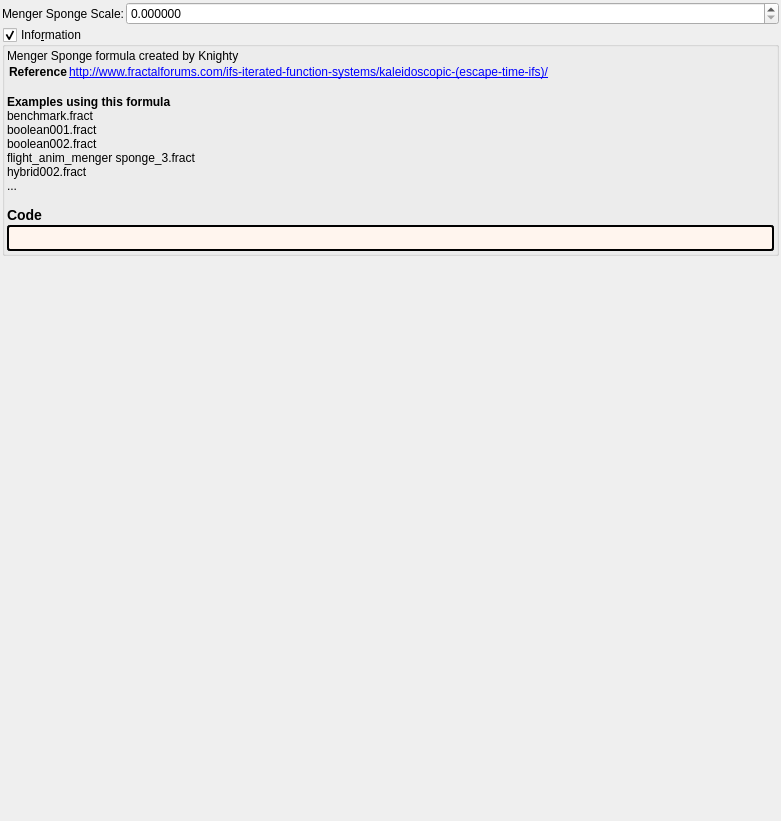
<?xml version="1.0" encoding="UTF-8"?>
<ui version="4.0">
 <class>menger_sponge</class>
 <widget class="QWidget" name="Form">
  <property name="geometry">
   <rect>
    <x>0</x>
    <y>0</y>
    <width>781</width>
    <height>821</height>
   </rect>
  </property>
  <property name="windowTitle">
   <string notr="true">menger_sponge</string>
  </property>
  <layout class="QVBoxLayout" name="verticalLayout">
   <property name="spacing">
    <number>2</number>
   </property>
   <property name="leftMargin">
    <number>2</number>
   </property>
   <property name="topMargin">
    <number>2</number>
   </property>
   <property name="rightMargin">
    <number>2</number>
   </property>
   <property name="bottomMargin">
    <number>2</number>
   </property>
   <item>
    <layout class="QGridLayout" name="gridLayout_63" columnstretch="0,0,1">
     <property name="spacing">
      <number>2</number>
     </property>
     <item row="2" column="2">
      <widget class="MyDoubleSpinBox" name="spinbox_transf_scale_3">
       <property name="sizePolicy">
        <sizepolicy hsizetype="Minimum" vsizetype="Maximum">
         <horstretch>0</horstretch>
         <verstretch>0</verstretch>
        </sizepolicy>
       </property>
       <property name="prefix">
        <string/>
       </property>
       <property name="suffix">
        <string/>
       </property>
       <property name="decimals">
        <number>6</number>
       </property>
       <property name="minimum">
        <double>0.000000000000000</double>
       </property>
       <property name="maximum">
        <double>99.989999999999995</double>
       </property>
       <property name="singleStep">
        <double>0.100000000000000</double>
       </property>
      </widget>
     </item>
     <item row="2" column="1">
      <widget class="QLabel" name="label_64">
       <property name="text">
        <string>Menger Sponge Scale:</string>
       </property>
      </widget>
     </item>
    </layout>
   </item>
   <item>
    <widget class="MyGroupBox" name="groupCheck_info">
     <property name="title">
      <string>Info&amp;rmation</string>
     </property>
     <property name="flat">
      <bool>false</bool>
     </property>
     <property name="checkable">
      <bool>true</bool>
     </property>
     <layout class="QVBoxLayout" name="verticalLayout_2">
      <property name="spacing">
       <number>2</number>
      </property>
      <property name="leftMargin">
       <number>2</number>
      </property>
      <property name="topMargin">
       <number>2</number>
      </property>
      <property name="rightMargin">
       <number>2</number>
      </property>
      <property name="bottomMargin">
       <number>2</number>
      </property>
      <item>
       <widget class="QLabel" name="label_information_general">
        <property name="text">
         <string notr="true">&lt;p&gt;Menger Sponge formula created by Knighty&lt;/p&gt;&lt;table&gt;
&lt;tr&gt;&lt;th&gt;Reference&lt;/th&gt;&lt;td&gt;&lt;a href=&quot;http://www.fractalforums.com/ifs-iterated-function-systems/kaleidoscopic-(escape-time-ifs)/&quot;&gt;http://www.fractalforums.com/ifs-iterated-function-systems/kaleidoscopic-(escape-time-ifs)/&lt;br&gt;
&lt;/td&gt;&lt;/tr&gt;
&lt;/table&gt;
&lt;br&gt;&lt;b&gt;Examples using this formula&lt;/b&gt;&lt;br&gt;benchmark.fract&lt;br&gt;boolean001.fract&lt;br&gt;boolean002.fract&lt;br&gt;flight_anim_menger sponge_3.fract&lt;br&gt;hybrid002.fract&lt;br&gt;...&lt;h3&gt;Code&lt;/h3&gt;</string>
        </property>
        <property name="wordWrap">
         <bool>true</bool>
        </property>
        <property name="openExternalLinks">
         <bool>true</bool>
        </property>
        <property name="textInteractionFlags">
         <set>Qt::LinksAccessibleByMouse|Qt::TextSelectableByMouse</set>
        </property>
       </widget>
      </item>
      <item>
       <widget class="QLabel" name="label_code_content">
        <property name="styleSheet">
         <string notr="true">border-style: outset; border-width: 2px; border-radius: 3px; border-color: black; background-color: #fff5ee; padding: 4px;</string>
        </property>
        <property name="text">
         <string notr="true"></string>
        </property>
        <property name="wordWrap">
         <bool>true</bool>
        </property>
        <property name="openExternalLinks">
         <bool>true</bool>
        </property>
        <property name="textInteractionFlags">
         <set>Qt::LinksAccessibleByMouse|Qt::TextSelectableByMouse</set>
        </property>
       </widget>
      </item>
     </layout>
    </widget>
   </item>
   <item>
    <spacer name="verticalSpacer">
     <property name="orientation">
      <enum>Qt::Vertical</enum>
     </property>
     <property name="sizeHint" stdset="0">
      <size>
       <width>20</width>
       <height>40</height>
      </size>
     </property>
    </spacer>
   </item>
  </layout>
 </widget>
 <customwidgets>
  <customwidget>
   <class>MyGroupBox</class>
   <extends>QGroupBox</extends>
   <header>my_group_box.h</header>
   <container>1</container>
  </customwidget>
  <customwidget>
   <class>MyDoubleSpinBox</class>
   <extends>QDoubleSpinBox</extends>
   <header>my_double_spin_box.h</header>
  </customwidget>
 </customwidgets>
 <tabstops>
  <tabstop>groupCheck_info</tabstop>
 </tabstops>
 <resources/>
 <connections/>
</ui>
